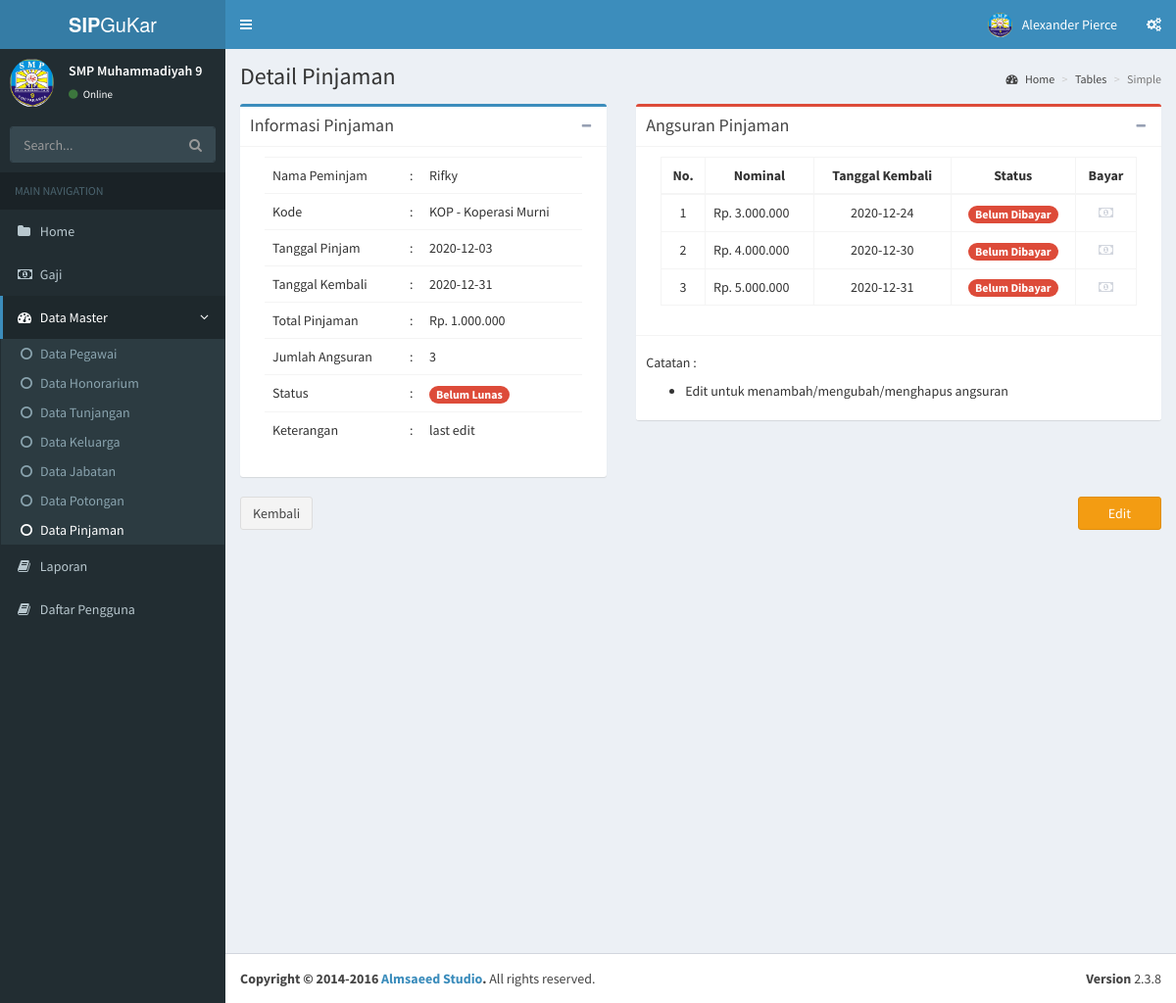
The page /pinjaman/detail/1 on the database as committed earlier.
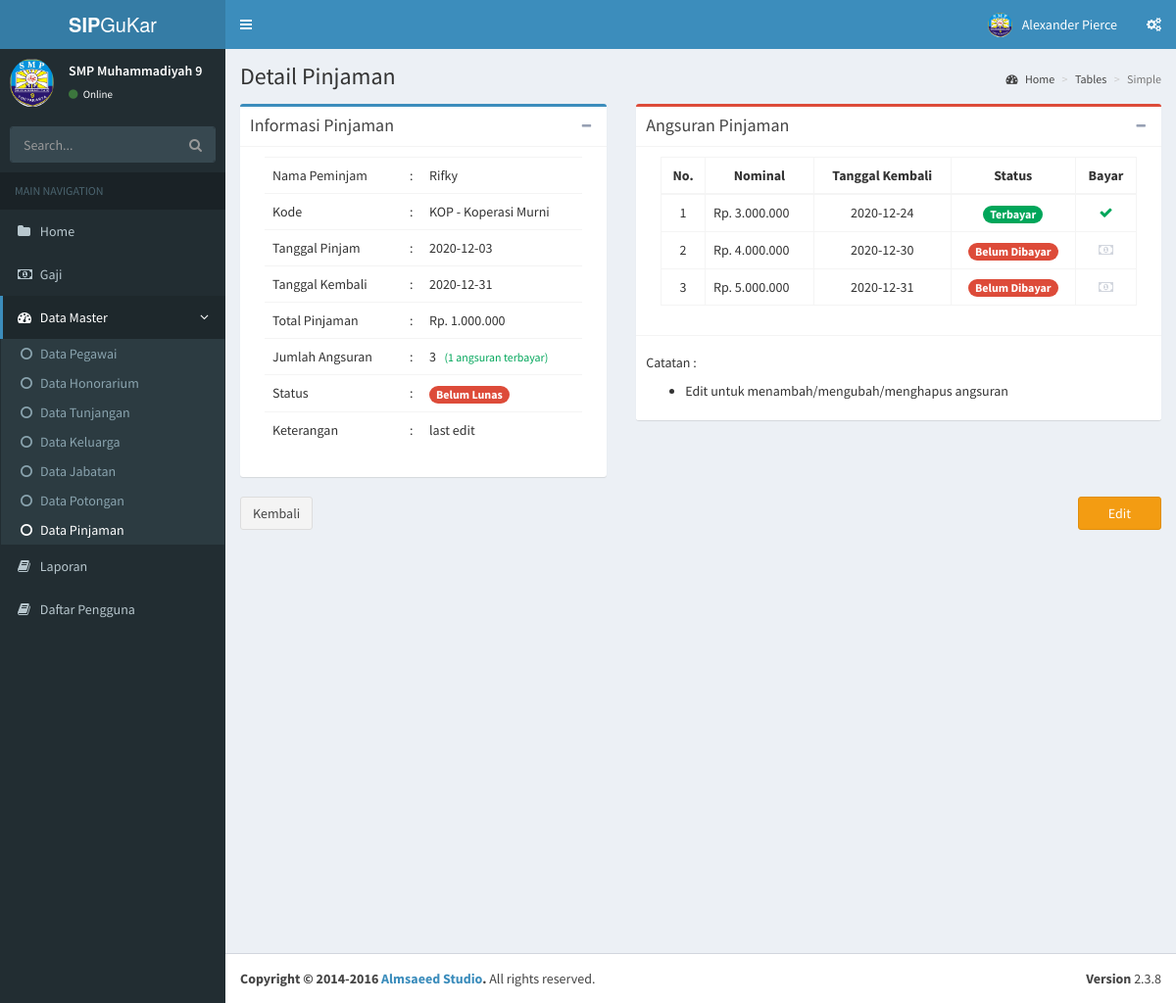
The same page on the database as committed later.
### tables this page shows
CREATE TABLE `angsuran` (
  `id_angsuran` int(11) NOT NULL,
  `id_pinjaman` int(11) NOT NULL,
  `tanggal_kembali` date DEFAULT NULL,
  `nominal` int(11) DEFAULT NULL,
  `status` int(1) NOT NULL,
  `created_at` timestamp NOT NULL DEFAULT current_timestamp(),
  `created_by` int(11) DEFAULT NULL
);

### application/libraries/Template.php (called while the page is built)
<?php if ( ! defined('BASEPATH')) exit('No direct script access allowed');
class Template {
		var $template_data = array();
		function set($name, $value)
		{
			$this->template_data[$name] = $value;
		}
		function load($template = '', $view = '' , $view_data = array(), $return = FALSE)
		{
			$this->CI =& get_instance();
			$this->set('contents', $this->CI->load->view($view, $view_data, TRUE));
			return $this->CI->load->view($template, $this->template_data, $return);
		}
}

### application/controllers/Pinjaman.php (called while the page is built, shortened)
<?php
class Pinjaman extends CI_Controller {
	public function detail_pinjaman($id = TRUE)
	{
		$data['title'] = 'Detail Pinjaman';
		$data['pinjaman'] = $this->M_pinjaman->get_pinjaman($id)->row_array();
		$data['angsurans'] = $this->M_pinjaman->get_angsuran($id)->result_array();
		$this->template->load('index','pinjaman/detail_pinjaman', $data);
	}
}

### index.php (called while the page is built, shortened)
<?php
require_once BASEPATH.'core/CodeIgniter.php';

### application/models/M_pinjaman.php (called while the page is built, shortened)
<?php
class M_pinjaman extends CI_Model{
	public function get_pinjaman($id = TRUE)
	{
		if ($id != NULL) {
			$this->db->select('*, count(a.id_angsuran) jml_angsuran, max(a.tanggal_kembali) end_date,
							   sum(a.status) status_ang');
			$this->db->join('angsuran a', 'a.id_pinjaman = pjm.id_pinjaman', 'LEFT');
			$this->db->join('pegawai p', 'p.id_pegawai = pjm.id_pegawai', 'LEFT');
			$this->db->group_by('pjm.id_pinjaman');
			return $this->db->get_where('pinjaman pjm', array('pjm.id_pinjaman' => $id));
		}
	}
	public function get_angsuran($id = TRUE)
	{
		$this->db->select('*');
		$this->db->order_by('tanggal_kembali');
		return $this->db->get_where('angsuran a', array('a.id_pinjaman' => $id));
	}
}

### application/views/pinjaman/detail_pinjaman.php (the view, shortened to what the changed rows need)
<section class="content">
	<div class="row">
		<div class="col-md-5">
			<div class="box box-primary">
				<div class="box-body">
					<div class="col-md-12">
						<table class="table table-hover">
							<tbody>
								<tr>
									<td><?php echo $pinjaman['jml_angsuran'];
											if (($pinjaman['status_ang'] != 0) && ($pinjaman['status_ang'] != $pinjaman['jml_angsuran'])) {
											echo ' &nbsp;&nbsp;<small class="text-green">('.$pinjaman['status_ang'].' angsuran terbayar)</small>';
										}?>
									</td>
								</tr>
							</tbody>
						</table>
					</div>
				</div>
			</div>
		</div>
		<div class="col-md-7">
			<div class="box box-danger">
				<div class="box-body">
					<div class="col-md-12">
						<table class="table text-center table-bordered table-hover">
							<thead>
								<th>No.</th>
								<th>Nominal</th>
								<th>Tanggal Kembali</th>
								<th>Status</th>
								<th>Bayar</th>
							</thead>
							<tbody>
							<?php $no = 1; foreach ($angsurans as $key => $angsuran) : ?>
								<form role="form" method="post" action="<?php echo site_url('pinjaman/update_repay');?>">
								<tr>
									<td><?php echo $no++;?></td>
									<td style="text-align: left;"><?php echo 'Rp. '.number_format($angsuran['nominal'],0,',','.');?></td>
									<td><?php echo $angsuran['tanggal_kembali'];?></td>
									<td><?php echo ($angsuran['status'] == 1) ? '<span class="badge bg-green">Terbayar</span>' : '<span class="badge bg-red">Belum Dibayar</span>';?></td>
									<td>
										<a href="" class="" data-toggle="modal" data-target="#repayAngsuran<?php echo $angsuran['id_angsuran'];?>" data-tooltip="tooltip" title="<?php echo ($angsuran['status'] == 1) ? 'Batalkan Pembayaran' : 'Bayar';?>" data-placement="top">
											<i class="fa fa-fw <?php echo ($angsuran['status'] == 1) ? 'fa-check text-green' : 'fa-money text-gray';?>"></i>
										</a>
									</td>
								</tr>
								</form>
							<?php endforeach; ?>
							</tbody>
						</table>
					</div>
				</div>
			</div>
		</div>
	</div>
</section>
</div>

Rows that differ between the two databases and show on the page:
changed angsuran (number 1 of 3 on the later page): status "Belum Dibayar" → "Terbayar"
Other text that changed with them:
$pinjaman['status_ang']: (not shown) → "1"
text now shown: "( angsuran terbayar)"
